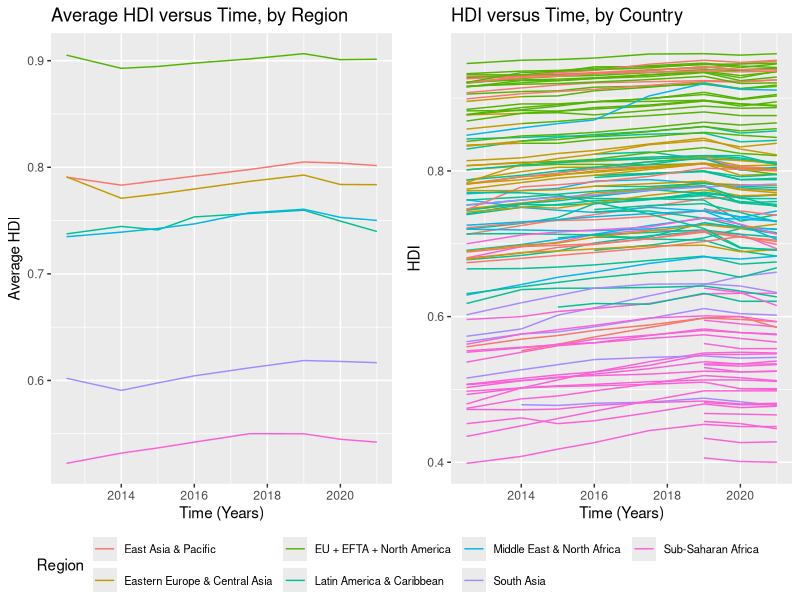

Reproduce this figure in R. (Note: this script raises an error after producing the figure.)
## ---- chunk 1
knitr::opts_chunk$set(echo = FALSE, warning=FALSE, message=FALSE)
## ---- chunk 2
# Load Libraries
library(dplyr)
library(ggplot2)
library(lme4)
library(broom.mixed)
library(lmerTest)
library(ggpubr)
library(knitr)

data = read.csv("./data/data_clean.csv")
## ---- chunk 3
data[data$year == "2012-2013", "year"] = "2012.5"
data[data$year == "2017-2018", "year"] = "2017.5"
data$year = as.numeric(data$year)
data$Region = data$region
average_hdi = data %>% group_by(Region,year) %>% summarise(average_hdi = mean(hdi))
hdi_region = ggplot(data=average_hdi, aes(x=year, y=average_hdi)) + geom_line(aes(color = Region))+  theme(legend.text = element_text(size = 8)) + labs(title = "Average HDI versus Time, by Region", x= "Time (Years)", y = "Average HDI")
hdi_country = ggplot(data=data, aes(x=year, y=hdi, group = country, col=Region)) + geom_line()+  theme(legend.text = element_text(size = 8)) + labs(title = "HDI versus Time, by Country", x= "Time (Years)", y = "HDI")
ggarrange(hdi_region, hdi_country, ncol=2, common.legend = TRUE, legend="bottom")
## ---- chunk 4
# Create Time Mixed Effects Model
selected_columns = data[, c("country","year", "region", "hdi", "x1.6","x3.2", "x5.1", "x6.4", "x7.3")]
selected_columns[selected_columns$year == "2012-2013", "year"] = "2012.5"
selected_columns[selected_columns$year == "2017-2018", "year"] = "2017.5"
selected_columns$year = as.numeric(selected_columns$year)
selected_columns$years_from_2000 = selected_columns$year - 2000

time_mixed_effects = lmer(hdi~years_from_2000+x1.6+x3.2+x5.1+x6.4+x7.3+(1+x1.6+x3.2+x5.1+x6.4+x7.3|region)+(1+years_from_2000||country),data=selected_columns)
## ---- chunk 5
# Determine Significance of Coefficients
fixed_effects = as.data.frame(summary(time_mixed_effects)$coefficients)
kable(fixed_effects)
## ---- chunk 6
# Importance of fixed effects
time_mixed_effects_noFixed = lmer(hdi~years_from_2000+(1+x1.6+x3.2+x5.1+x6.4+x7.3|region)+(1+years_from_2000||country),data=selected_columns)
anova(time_mixed_effects,time_mixed_effects_noFixed)



# Importance of Considering variables as a random effect of region
time_mixed_effects_noRegion = lmer(hdi~years_from_2000+x1.6+x3.2+x5.1+x6.4+x7.3+(1|region)+(1+years_from_2000||country),data=na.omit(selected_columns))
anova(time_mixed_effects,time_mixed_effects_noRegion)

# Importance of Considering Year as a random effect by country
time_mixed_effects_noYear = lmer(hdi~years_from_2000+x1.6+x3.2+x5.1+x6.4+x7.3+(1+x1.6+x3.2+x5.1+x6.4+x7.3|region)+(1|country),data=selected_columns)
anova(time_mixed_effects,time_mixed_effects_noYear)

# Importance of including the Rule of Law Variables
time_mixed_effects_noROL = lmer(hdi~years_from_2000+(1|region)+(1+years_from_2000||country),data=na.omit(selected_columns))
time_mixed_effects_naomit = lmer(hdi~years_from_2000+x1.6+x3.2+x5.1+x6.4+x7.3+(1+x1.6+x3.2+x5.1+x6.4+x7.3|region)+(1+years_from_2000||country),data=na.omit(selected_columns))
anova(time_mixed_effects_naomit,time_mixed_effects_noROL)
## ---- chunk 7
# Make Plots
country_coef = as.data.frame(coef(time_mixed_effects)$country)
country_coef = merge(country_coef, selected_columns[,c("country", "region")], by.x=c("row.names"), by.y=c("country"))

ggplot(data = country_coef, aes(x=`(Intercept)`, y = years_from_2000)) + geom_point(aes(color=region))

residuals = augment(time_mixed_effects)
residuals$Region = residuals$region
ggplot(data = residuals, aes(x=.fitted, y = .resid)) +
  geom_point(aes(color = Region)) +
  theme(axis.text.x=element_blank(), axis.ticks.x=element_blank()) +
  geom_hline(yintercept = 0) +
  labs(y="Residuals", x="Fitted HDI")
## ---- chunk 8
# Old wrong model
time_mixed_effects = lmer(hdi~years_from_2000+x1.6+x3.2+x5.1+x6.4+x7.3+(1+years_from_2000|region),data=selected_columns)


residuals = augment(time_mixed_effects)
ggplot(data = residuals, aes(x=.fitted, y = .resid)) +
  geom_point(aes(color = region)) +
  theme(axis.text.x=element_blank(), axis.ticks.x=element_blank()) +
  geom_hline(yintercept = 0) +
  labs(y="Residuals", x="Fitted HDI")
